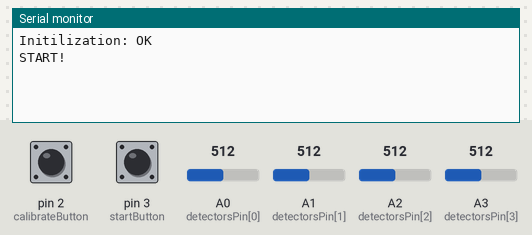
A sketch run on a simulated Arduino Uno, built with avr-gcc and run on an emulated ATmega328P. Parts: the last lines printed to the serial monitor. The test bench sets the inputs (shaded band); at power-on: pin 2 (calibrateButton) HIGH, pin 3 (startButton) HIGH, A0 (detectorsPin[0]) = 512, A1 (detectorsPin[1]) = 512, A2 (detectorsPin[2]) = 512, A3 (detectorsPin[3]) = 512.

Above: at 1.2 s.
1.3 s: pin 2 (calibrateButton) pulled LOW for 0.15 s
At 2.6 s:
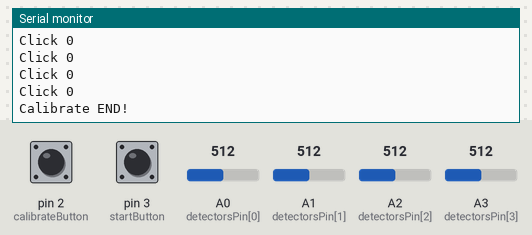
2.9 s: pin 3 (startButton) pulled LOW for 0.15 s
At 3.8 s:
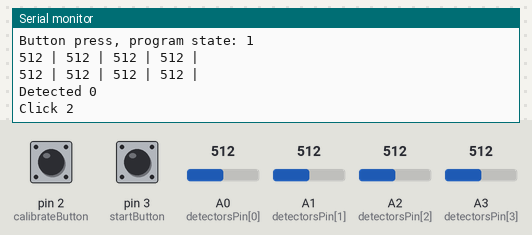
4.5 s: A0 (detectorsPin[0]) set to 716
At 5.8 s:
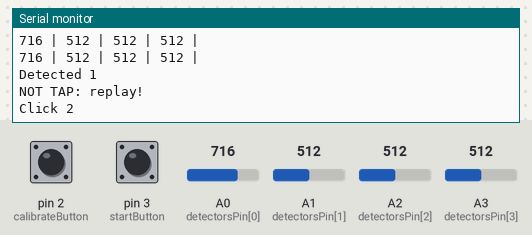
6.0 s: A1 (detectorsPin[1]) set to 716
At 7.2 s:
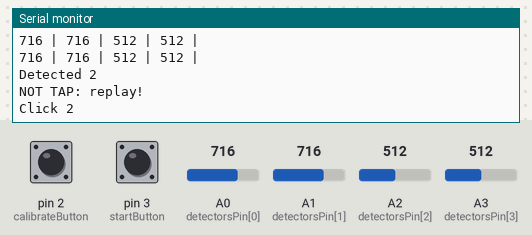
7.5 s: A2 (detectorsPin[2]) set to 716
At 8.9 s:
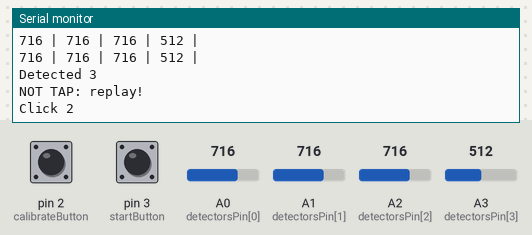
9.0 s: A3 (detectorsPin[3]) set to 535
At 10.2 s:
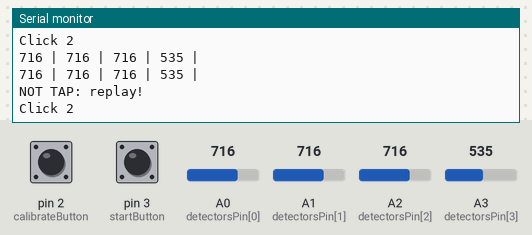
Timing chart, 0 to 12.0 s (numbered marks = the images above; inputs shaded):
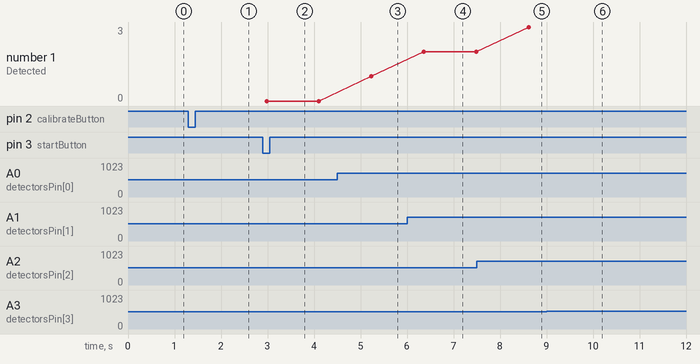

The sketch:

TilePiano-ArduinoBot-almost_work.ino
```cpp
#include <Servo.h>

#define DEBUG 1
#define FORCE_CALIBRATION 1
#define MANUAL_INPUT 0

#define GAME_MODE 0

#define calibrateButton 2
#define startButton 3
#define DETECTOR_TRASHOLD 5
#define INTERRUPT_INVERTAL 500
#define SERVO_DELAY 100

int calibrateState = 0;
int programState = 0;

String input = "";

unsigned long timestampCalibrateButton = 0;
unsigned long timestampStateButton = 0;

int blackBlockAcceptable[8] = {0, 0, 0, 0, 0, 0, 0, 0};
int blockShift = 0;

int detectorsPin[4] = {A0, A1, A2, A3};
//int detectorsPin[4] = {A3, A2, A1, A0};
int sensorsBar[2] = {8, 9};

Servo touchsServo[4];
int servoPin[4] = {4, 5, 6, 7};
int servoTopPosition[4] = {35, 30, 50, 25};
int servoBottomPosition[4] = {8, 57, 24, 55};

unsigned long detectedTime = 0;
unsigned long timeToWait = 300;

void setup() {
  Serial.begin(9600);

  for(int pin : sensorsBar) {
    pinMode(pin, OUTPUT);
  }

  int i = 0;
  for(Servo servo : touchsServo) {
    servo.attach(servoPin[i]);
    servo.write(servoTopPosition[i]);
    i++;
  }

  timestampCalibrateButton = millis() - INTERRUPT_INVERTAL;
  timestampStateButton = millis() - INTERRUPT_INVERTAL;

  pinMode(calibrateButton, INPUT_PULLUP);
  attachInterrupt(digitalPinToInterrupt(calibrateButton), calibrateAction, FALLING);

  pinMode(startButton, INPUT_PULLUP);
  attachInterrupt(digitalPinToInterrupt(startButton), stateAction, FALLING);

  selectSensorBar(0);

  #if FORCE_CALIBRATION
    for(int i = 0; i < 8; i++) {
      blackBlockAcceptable[i] = 20;
    }
  #endif

  #if DEBUG
    Serial.println("Initilization: OK");
  #endif

  Serial.println("START!");
}

void loop() {
  if(!programState) return;

  //clasic mode
  if(GAME_MODE == 0) {
    int currentTile = 2;
    int nextTile = 2;
    int detected = -1;

    while(programState) {

      detected = detect_classic();

      if(detected > -1) {
        currentTile = nextTile;
        nextTile = detected;
      }

      click_classic(currentTile);

      #if MANUAL_INPUT
        int inChar = 'a';
        while (Serial.available() > 0 || inChar != '\n') {
          inChar = Serial.read();
          if (isDigit(inChar)) {
            input += (char)inChar;
          }

          if (inChar == '\n') {
            inChar = 0;
            break;
          }
        }
        click_classic(input.toInt());
        input = "";
      #endif

      #if DEBUG and MANUAL_INPUT == 0
        delay(1000);
        Serial.println("");
      #endif
    }
  }

  //arcade mode
  if(GAME_MODE == 1) {
    int detectedResult = 0;
    int currentTile;
    int nextTile;

    Serial.print("analize_first");
    while(true) {
      if(Serial.available() > 0) {
        currentTile = Serial.read();
        break;
      }
      delay(100);
    }

    while(programState) {
      detectedResult = detect_arcade();
      if(detectedResult >= 0) {
        nextTile = detectedResult;
      }

      if(millis() - detectedTime > timeToWait) {
        click_arcade(currentTile);
        currentTile = nextTile;
      }
    }
  }
}

// =======================================================================
/* config and tools */
// =======================================================================
void testDetector() {
  selectSensorBar(0);
  for(int i = 0; i < 4; i++) {
    Serial.print(analogRead(detectorsPin[i]));
    Serial.print(" | ");
  }
  Serial.println();
  selectSensorBar(1);
  for(int i = 0; i < 4; i++) {
    Serial.print(analogRead(detectorsPin[i]));
    Serial.print(" | ");
  }
  Serial.println();
  selectSensorBar(0);
}

void calibrate() {
  calibrateState = 1;
  int sumSensorValue = 0;
  int sensorMeasurmentCount = 5;

  selectSensorBar(0);
  for(int detectorNumber = 0; detectorNumber < 8; detectorNumber++) {
    if(detectorNumber == 4) {
      selectSensorBar(1);
    }

    sumSensorValue = 0;
    for(int i = 0; i < sensorMeasurmentCount; i++) {
      sumSensorValue += analogRead(detectorsPin[i]);
      delay(50);
    }
    blackBlockAcceptable[detectorNumber + blockShift] = sumSensorValue / sensorMeasurmentCount;
    click_classic(0);
  }

  calibrateState = 0;
}

void calibrateAction() {
  if(millis() - timestampCalibrateButton <= INTERRUPT_INVERTAL || calibrateState == 1) return;
  timestampCalibrateButton = millis();

  #if DEBUG
    Serial.println("Calibrate START!");
  #endif

  calibrate();

  #if DEBUG
    Serial.println("Calibrate END!");
  #endif
}

void stateAction() {
  if(millis() - timestampStateButton <= INTERRUPT_INVERTAL) return;
  timestampStateButton = millis();
  programState = !programState;

  #if DEBUG
    Serial.print("Button press, program state: ");
    Serial.println(programState);
  #endif
}

void selectSensorBar(int barId) {
  if(barId == 0) {
    digitalWrite(sensorsBar[0], HIGH);
    digitalWrite(sensorsBar[1], LOW);
    blockShift = 0;
  }
  else {
    digitalWrite(sensorsBar[1], HIGH);
    digitalWrite(sensorsBar[0], LOW);
    blockShift = 4;
  }
}

// =======================================================================
/* classic */
// =======================================================================

int barDetect[2] = {-1, -1};
int lastBarDetect[2] = {-1, -1};

void click_classic(int servoIndex) {
  #if DEBUG
    Serial.print("Click ");
    Serial.println(servoIndex);
  #endif

  touchsServo[servoIndex].write(servoBottomPosition[servoIndex]);
  delay(SERVO_DELAY);
  touchsServo[servoIndex].write(servoTopPosition[servoIndex]);
}

int detect_classic() {

  #if DEBUG
    testDetector();
  #endif

  lastBarDetect[0] = barDetect[0];
  lastBarDetect[1] = barDetect[1];

  for(int barIndex = 0; barIndex < 2; barIndex++) {
    selectSensorBar(barIndex);
    for(int i = 0; i < 4; i++) {
      if(analogRead(detectorsPin[i]) - blackBlockAcceptable[i + blockShift] < DETECTOR_TRASHOLD) {
        #if DEBUG
          Serial.print("Detected ");
          Serial.println(i);
        #endif

        barDetect[barIndex] = i;
        break;
      }
    }
  }

  if(barDetect[0] != lastBarDetect[1] && lastBarDetect[0] != -1) {
    #if DEBUG
      Serial.println("NOT TAP: replay!");
    #endif
    return -1;
  }

  return barDetect[0];
}

// =======================================================================
/* arcade */
// =======================================================================
#define tickCountTo_calculateSpeed 10
#define distanceBetweenDetectorBars 200

unsigned int counter = 0;
int detectBlock = 0;

int speedCalculateStart = false;
int observedTile = -1;
int blackTile = -1;
unsigned long speedTimestamp = 0;
int sensorDistance = 200;
float magicNumber = 1.1;

void click_arcade(int servoIndex) {
  #if DEBUG
    Serial.print("Click ");
    Serial.println(servoIndex);
  #endif

  touchsServo[servoIndex].write(servoBottomPosition[servoIndex]);
  delay(SERVO_DELAY);
  touchsServo[servoIndex].write(servoTopPosition[servoIndex]);

  detectBlock = 0;
}

int detect_arcade() {
  if(detectBlock) return -1;

  for(int i = 0; i < 4; i++) {
    if(analogRead(detectorsPin[i]) - blackBlockAcceptable[i + blockShift] < DETECTOR_TRASHOLD) {
      #if DEBUG
        Serial.print("Detected ");
        Serial.println(i);
      #endif

      detectBlock = 1;
      detectedTime = millis();

      counter++;
      if(!speedCalculateStart && counter % tickCountTo_calculateSpeed == 0) {
        speedCalculateStart = true;
      }

      calculateSpeed();

      return i;
    }
  }
  #if DEBUG
  Serial.println("Error, not detected!");
  #endif
}

int detectSimple() {
  for(int i = 0; i < 4; i++) {
  if(analogRead(detectorsPin[i]) - blackBlockAcceptable[i + blockShift] < DETECTOR_TRASHOLD) {
    #if DEBUG
      Serial.print("Detected ");
      Serial.println(i);
    #endif

    return i;
  }
  }
  #if DEBUG
    Serial.println("Error, not detected!");
  #endif
}

int isBlack(int tileNumber) {
  if(analogRead(detectorsPin[tileNumber]) - blackBlockAcceptable[tileNumber + blockShift] < DETECTOR_TRASHOLD) {
    #if DEBUG
      Serial.print("Detected BLACK for tile");
      Serial.println(tileNumber);
    #endif
    return true;
  }
  #if DEBUG
    Serial.print("Detected WHITE for tile");
    Serial.println(tileNumber);
  #endif

  return false;
}

void calculateSpeed() {
  //ignore calculate
  if(!speedCalculateStart) {
    observedTile = -1;
    return;
  }

  //detect white tile
  if(observedTile == -1) {
    selectSensorBar(1);
    observedTile = detectSimple() + 1 % 4;
    selectSensorBar(0);
    return;
  }

  if(speedTimestamp != 0) {
    //wait for white tile change in black
    selectSensorBar(1);
    if(isBlack(observedTile)) {
      //start mensurement
      speedTimestamp = millis();
    }
    selectSensorBar(0);
    return;
  }

  if(isBlack(observedTile)) {
    timeToWait = (millis() - speedTimestamp) * magicNumber;
    speedCalculateStart = 0;
  }
}
```

test.c
```cpp
#include <Servo.h>

Servo servo1;
Servo servo2;
Servo servo3;
Servo servo4;

String input = "";

void setup() {
  Serial.begin(9600);

  servo1.attach(4);
  servo1.write(40); // 20

  servo2.attach(5);
  servo2.write(20); //41

  servo3.attach(6);
  servo3.write(50); // 29

  servo4.attach(7);
  servo4.write(25); // 40
}

void loop() {
  while (Serial.available() > 0) {
    int inChar = Serial.read();
    if (isDigit(inChar)) {
      input += (char)inChar;
    }

    if (inChar == '\n') {
      servo4.write(input.toInt());
      Serial.println(input);
      input = "";
      inChar = 0;
    }
  }
}
```

Measured:
- after the input at 1.3 s, the serial monitor: prints a new line at once (image 1)
- after the input at 2.9 s, the serial monitor: prints a new line at once (image 2)
- after the input at 4.5 s, the serial monitor: prints a new line after 0.67 s (image 3)
- after the input at 6.0 s, the serial monitor: prints a new line after 0.30 s (image 4)
- after the input at 7.5 s, the serial monitor: prints a new line after 1.1 s (image 5)
- after the input at 9.0 s, the serial monitor: prints a new line after 0.69 s (image 6)
- plotted number 1: 2 → 3 after the input at 7.5 s
